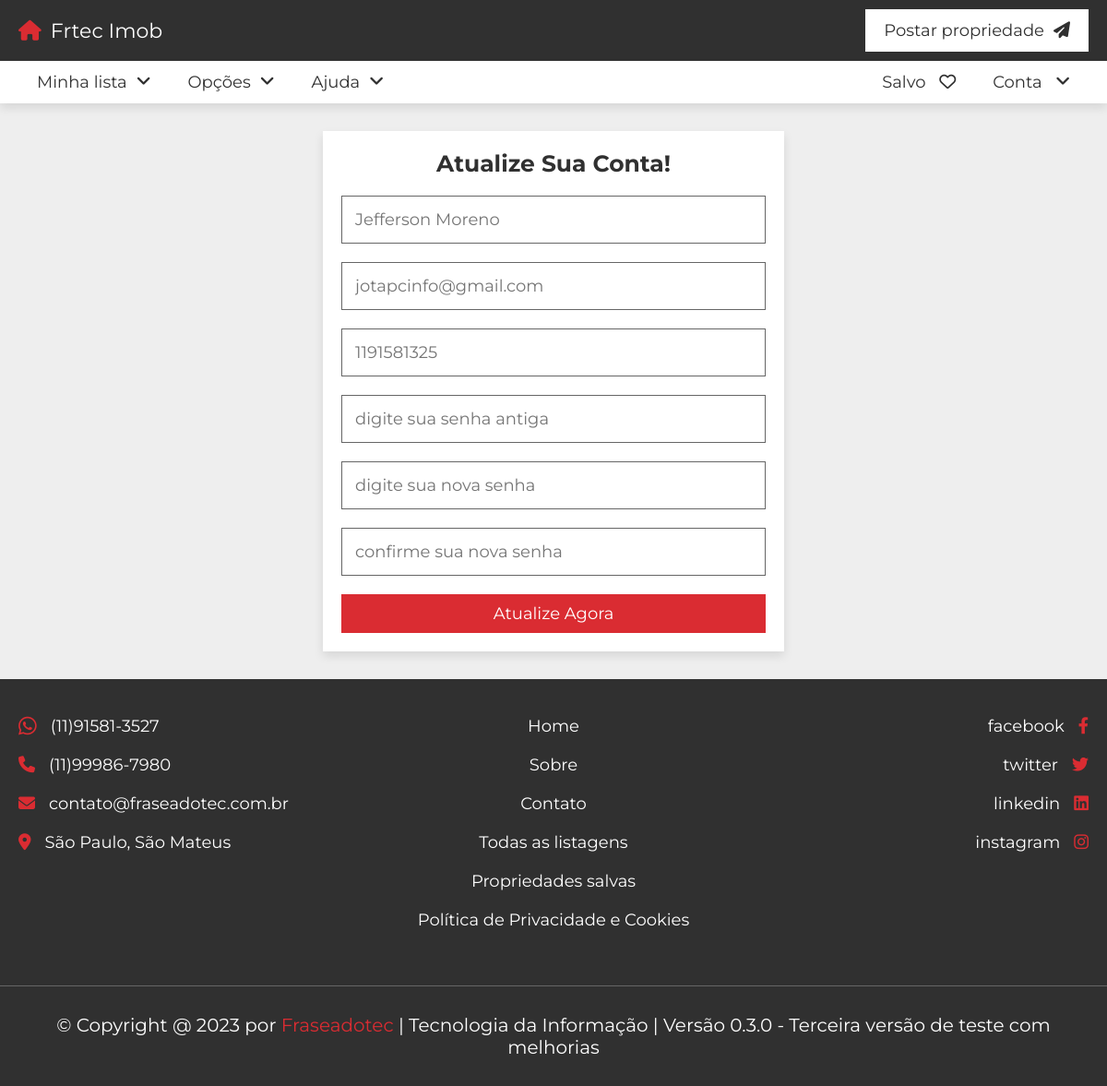
Page /atualização.php (signed in) on the committed database.
### tables this page shows
CREATE TABLE `users` (
  `id` varchar(20) NOT NULL,
  `name` varchar(50) NOT NULL,
  `number` varchar(10) NOT NULL,
  `email` varchar(50) NOT NULL,
  `password` varchar(50) NOT NULL
);

### atualização.php (the view, shortened to what this page needs)
<?php
include 'components/connect.php';
if(isset($_COOKIE['user_id'])){
   $user_id = $_COOKIE['user_id'];
}else{
   $user_id = '';
   header('location:login.php');
}
$select_user = $conn->prepare("SELECT * FROM `users` WHERE id = ? LIMIT 1");
$select_user->execute([$user_id]);
$fetch_user = $select_user->fetch(PDO::FETCH_ASSOC);
?>
<!DOCTYPE html>
<html lang="pt-BR">
<head>
   <link rel="stylesheet" href="https://cdnjs.cloudflare.com/ajax/libs/font-awesome/6.2.0/css/all.min.css">
   <link rel="stylesheet" href="css/style.css">
</head>
<body>
<?php include 'components/user_header.php'; ?>
<section class="form-container">
   <form action="" method="post">
      <h3>atualize sua conta!</h3>
      <input type="tel" name="name" maxlength="50" placeholder="<?= $fetch_user['name']; ?>" class="box">
      <input type="email" name="email" maxlength="50" placeholder="<?= $fetch_user['email']; ?>" class="box">
      <input type="number" name="number" min="0" max="9999999999" maxlength="10" placeholder="<?= $fetch_user['number']; ?>" class="box">
      <input type="password" name="old_pass" maxlength="20" placeholder="digite sua senha antiga" class="box">
      <input type="password" name="new_pass" maxlength="20" placeholder="digite sua nova senha" class="box">
      <input type="password" name="c_pass" maxlength="20" placeholder="confirme sua nova senha" class="box">
      <input type="submit" value="atualize agora" name="submit" class="btn">
   </form>
</section>
<?php include 'components/footer.php'; ?>
</body>
</html>

### css/style.css (style rules this page uses)
:root { --main-color:#DA2C32; --light-color:#666; --light-bg:#eee; --white:#fff; --black:#303030; --border:.1rem solid var(--light-color); --box-shodow:0 .5rem 1rem rgba(0,0,0,.1); }
* { font-family: 'Montserrat', sans-serif; margin: 0; padding: 0; box-sizing: border-box; outline: none; border: none; text-decoration: none; }
html { font-size: 62.5%; overflow-x: hidden; scroll-behavior: smooth; scroll-padding-top: 10rem; }
body { background-color: var(--light-bg); }
section { padding: 3rem 2rem; max-width: 1200px; margin: 0 auto; }
.btn, .inline-btn { margin-top: 1rem; padding: 1rem 3rem; background-color: var(--main-color); color: var(--white); cursor: pointer; text-align: center; font-size: 1.8rem; text-transform: capitalize; }
.btn { display: block; width: 100%; }
.form-container form { max-width: 50rem; margin: 0 auto; background-color: var(--white); box-shadow: var(--box-shodow); padding: 2rem; text-align: center; }
.form-container form h3 { padding-bottom: 1rem; font-size: 2.5rem; color: var(--black); text-transform: capitalize; }
.form-container form .box { border: var(--border); padding: 1.4rem; color: var(--black); margin: 1rem 0; width: 100%; font-size: 1.8rem; }

### rows in the picture
users: name "Jefferson Moreno", email "jotapcinfo@gmail.com", number "1191581325"
